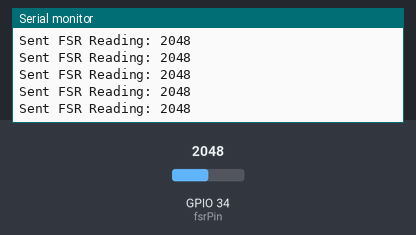
Simulated run of this sketch. Board: ESP32. Shown: the last lines printed to the serial monitor. The test bench sets the inputs (shaded band); at power-on: GPIO 34 (fsrPin) = 2048. WiFi joins after 1.5 s; servers stay silent unless stated.

Above: at 3.9 s.
4.0 s: GPIO 34 (fsrPin) set to 2866
At 4.9 s:
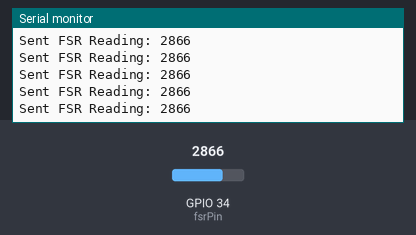
5.5 s: GPIO 34 (fsrPin) set to 3603
At 6.3 s:
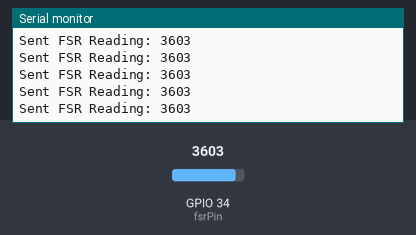
Timing chart, 0 to 8.5 s (numbered marks = the images above; inputs shaded):
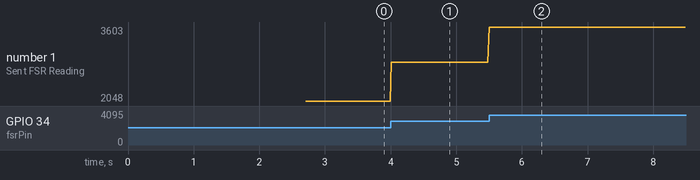

The sketch:

sketch_jun29a.ino
```cpp
#include <WiFi.h>
#include <ArduinoWebsockets.h>

// This line is the fix for the compilation error
using namespace websockets;

// --- IMPORTANT: CHANGE THESE VALUES ---
const char* ssid = "SLT-4G_12BED";         // Your Wi-Fi network name
const char* password = "11221122"; // Your Wi-Fi network password
const char* websockets_server = "ws://192.168.1.11:8765"; // Your computer's IP address
// --- ---

// Pin where the FSR is connected (use an ADC1 pin for best results)
const int fsrPin = 34; // GPIO34 is a good choice (ADC1_CH6)

// Create a WebSocket client object
WebsocketsClient client;

// This function gets called when a WebSocket event occurs
void onWebsocketEvent(WebsocketsEvent event, String data) {
    if (event == WebsocketsEvent::ConnectionOpened) {
        Serial.println("Connection to server opened.");
    } else if (event == WebsocketsEvent::ConnectionClosed) {
        Serial.println("Connection closed.");
    } else if (event == WebsocketsEvent::GotPing) {
        Serial.println("Got a Ping!");
    } else if (event == WebsocketsEvent::GotPong) {
        Serial.println("Got a Pong!");
    }
}

void setup() {
    Serial.begin(115200);
    delay(1000);

    // Connect to Wi-Fi
    WiFi.begin(ssid, password);
    Serial.print("Connecting to Wi-Fi...");
    while (WiFi.status() != WL_CONNECTED) {
        Serial.print(".");
        delay(500);
    }
    Serial.println("\nConnected to Wi-Fi!");
    Serial.print("IP Address: ");
    Serial.println(WiFi.localIP());

    // Set the function to handle WebSocket events
    client.onEvent(onWebsocketEvent);

    // Try to connect to the WebSocket server
    Serial.println("Connecting to WebSocket server...");
    while (!client.connect(websockets_server)) {
        Serial.println("Connection failed, retrying...");
        delay(2000);
    }
}

void loop() {
    // Make sure the client is still connected
    if (client.available()) {
        // Let the client library do its work
        client.poll();

        // Read the FSR sensor value (0-4095)
        int fsrReading = analogRead(fsrPin);

        // Convert the integer reading to a String to send it
        String message = String(fsrReading);

        // Send the FSR reading to the server
        client.send(message);

        // Print the reading to the local serial monitor for debugging
         Serial.print("Sent FSR Reading: "); // You can uncomment this for debugging
         Serial.println(message);

    } else {
        // If the client is not available, try to reconnect
        Serial.println("Client disconnected. Trying to reconnect...");
        while (!client.connect(websockets_server)) {
            Serial.println("Connection failed, retrying...");
            delay(2000);
        }
    }

    // Wait for a short period before sending the next reading
    delay(20); // Send data 10 times per second. Adjust as needed.
}
```

Measured:
- after the input at 4.0 s, the serial monitor: prints a new line at once (image 1)
- after the input at 5.5 s, the serial monitor: prints a new line at once (image 2)
- plotted number 1: 2048 → 2866 after the input at 4.0 s, 2866 → 3603 after the input at 5.5 s
